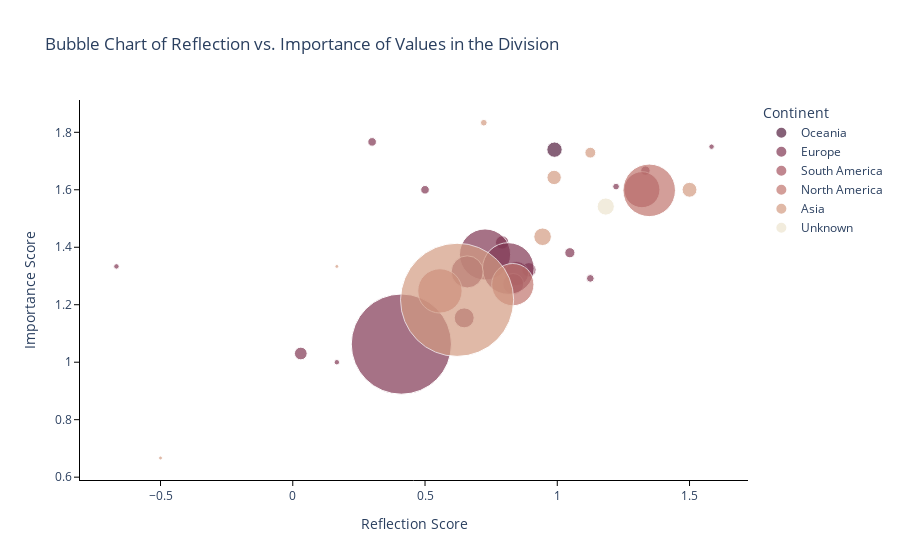

The cell this chart's notebook holds for it:
### Code cell
fig = px.scatter(df_means, x='Reflection', y='Importance', size='Count', color='Continent',
                 title='Bubble Chart of Reflection vs. Importance of Values in the Division',
                 labels={'Reflection': 'Reflection Score', 'Importance': 'Importance Score'},hover_name='Country',
                size_max=80, 
                #colorscale=px.colors.sequential.Brwnyl,  
                #range_x=[-0.7, 2], range_y=[-0.7, 2]
                color_discrete_sequence=px.colors.sequential.Brwnyl_r
                )

fig.update_layout(
    plot_bgcolor='white', 
    paper_bgcolor='white',  
    xaxis=dict(
        showline=True, linecolor='black', ticks='outside', tickcolor='black',
        #showgrid=True, gridcolor='beige', 
        #zeroline=True, zerolinecolor='beige' 
    ),
    yaxis=dict(
        showline=True, linecolor='black', ticks='outside', tickcolor='black',
        #showgrid=True, gridcolor='beige', 
        #zeroline=True, zerolinecolor='beige'  
    )

)

fig.show()

### Figure 1 — Plotly figure (JSON) as saved in the notebook; plotly's stock layout.template omitted (floating-point values rounded to 4 significant figures)
{"data": [{"hovertemplate": "<b>%{hovertext}</b><br><br>Continent=Oceania<br>Reflection Score=%{x}<br>Importance Score=%{y}<br>Count=%{marker.size}<extra></extra>", "hovertext": ["Australia"], "legendgroup": "Oceania", "marker": {"color": "rgb(84, 31, 63)", "size": [16], "sizemode": "area", "sizeref": 0.1355, "symbol": "circle"}, "mode": "markers", "name": "Oceania", "orientation": "v", "showlegend": true, "type": "scatter", "x": [0.9896], "xaxis": "x", "y": [1.74], "yaxis": "y"}, {"hovertemplate": "<b>%{hovertext}</b><br><br>Continent=Europe<br>Reflection Score=%{x}<br>Importance Score=%{y}<br>Count=%{marker.size}<extra></extra>", "hovertext": ["Austria", "Belgium", "Denmark", "Finland", "France", "Germany", "Greece", "Ireland", "Italy", "Latvia & Estonia", "Netherlands", "Norway", "Poland", "Portugal", "Russia", "Spain", "Sweden", "Switzerland", "United Kingdom"], "legendgroup": "Europe", "marker": {"color": "rgb(129, 55, 83)", "size": [12, 5, 27, 4, 14, 680, 6, 2, 177, 2, 11, 2, 40, 7, 3, 30, 5, 181, 70], "sizemode": "area", "sizeref": 0.1355, "symbol": "circle"}, "mode": "markers", "name": "Europe", "orientation": "v", "showlegend": true, "type": "scatter", "x": [0.7917, 0.3, 0.6481, 1.125, 0.8929, 0.4105, 1.333, 1.583, 0.7269, 0.1667, 0.0303, -0.6667, 0.8458, 1.048, 1.222, 0.8333, 0.5, 0.8149, 0.6595], "xaxis": "x", "y": [1.417, 1.767, 1.154, 1.292, 1.321, 1.063, 1.667, 1.75, 1.375, 1, 1.03, 1.333, 1.308, 1.381, 1.611, 1.272, 1.6, 1.326, 1.314], "yaxis": "y"}, {"hovertemplate": "<b>%{hovertext}</b><br><br>Continent=South America<br>Reflection Score=%{x}<br>Importance Score=%{y}<br>Count=%{marker.size}<extra></extra>", "hovertext": ["Brazil"], "legendgroup": "South America", "marker": {"color": "rgb(166, 84, 97)", "size": [88], "sizemode": "area", "sizeref": 0.1355, "symbol": "circle"}, "mode": "markers", "name": "South America", "orientation": "v", "showlegend": true, "type": "scatter", "x": [1.32], "xaxis": "x", "y": [1.6], "yaxis": "y"}, {"hovertemplate": "<b>%{hovertext}</b><br><br>Continent=North America<br>Reflection Score=%{x}<br>Importance Score=%{y}<br>Count=%{marker.size}<extra></extra>", "hovertext": ["Canada", "Mexico", "United States"], "legendgroup": "North America", "marker": {"color": "rgb(193, 118, 111)", "size": [121, 187, 133], "sizemode": "area", "sizeref": 0.1355, "symbol": "circle"}, "mode": "markers", "name": "North America", "orientation": "v", "showlegend": true, "type": "scatter", "x": [0.832, 1.348, 0.5564], "xaxis": "x", "y": [1.27, 1.598, 1.248], "yaxis": "y"}, {"hovertemplate": "<b>%{hovertext}</b><br><br>Continent=Asia<br>Reflection Score=%{x}<br>Importance Score=%{y}<br>Count=%{marker.size}<extra></extra>", "hovertext": ["Dubai", "Greater China", "Japan", "Malaysia", "Singapore", "South Korea", "Thailand", "Turkey"], "legendgroup": "Asia", "marker": {"color": "rgb(211, 156, 131)", "size": [14, 21, 8, 1, 3, 1, 15, 867], "sizemode": "area", "sizeref": 0.1355, "symbol": "circle"}, "mode": "markers", "name": "Asia", "orientation": "v", "showlegend": true, "type": "scatter", "x": [0.9881, 0.9444, 1.125, 0.1667, 0.7222, -0.5, 1.5, 0.6213], "xaxis": "x", "y": [1.643, 1.437, 1.729, 1.333, 1.833, 0.6667, 1.6, 1.217], "yaxis": "y"}, {"hovertemplate": "<b>%{hovertext}</b><br><br>Continent=Unknown<br>Reflection Score=%{x}<br>Importance Score=%{y}<br>Count=%{marker.size}<extra></extra>", "hovertext": ["Other"], "legendgroup": "Unknown", "marker": {"color": "rgb(237, 229, 207)", "size": [20], "sizemode": "area", "sizeref": 0.1355, "symbol": "circle"}, "mode": "markers", "name": "Unknown", "orientation": "v", "showlegend": true, "type": "scatter", "x": [1.183], "xaxis": "x", "y": [1.542], "yaxis": "y"}], "layout": {"legend": {"itemsizing": "constant", "title": {"text": "Continent"}, "tracegroupgap": 0}, "paper_bgcolor": "white", "plot_bgcolor": "white", "title": {"text": "Bubble Chart of Reflection vs. Importance of Values in the Division"}, "xaxis": {"anchor": "y", "domain": [0, 1], "linecolor": "black", "showline": true, "tickcolor": "black", "ticks": "outside", "title": {"text": "Reflection Score"}}, "yaxis": {"anchor": "x", "domain": [0, 1], "linecolor": "black", "showline": true, "tickcolor": "black", "ticks": "outside", "title": {"text": "Importance Score"}}}}
